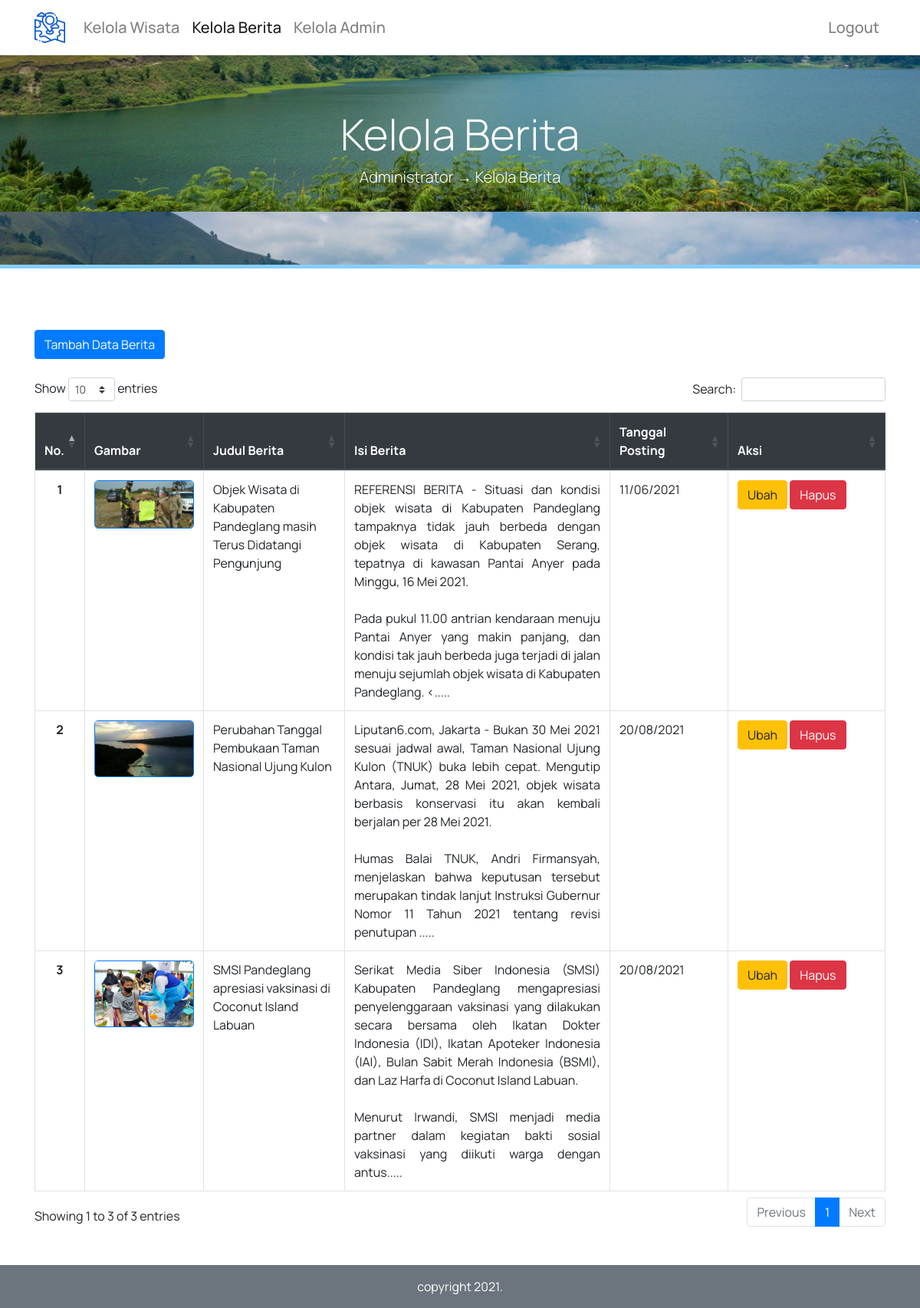
/kelola_berita.php (signed in), run on the app's committed database.
### tables this page shows
CREATE TABLE `tb_berita` (
  `id_berita` int(5) NOT NULL,
  `judul` varchar(80) NOT NULL,
  `isi` text NOT NULL,
  `tgl_posting` date NOT NULL,
  `sumber` text NOT NULL,
  `gambar` text NOT NULL,
  `keterangan_gambar` text NOT NULL,
  `id_user` int(5) NOT NULL
);

### functions.php (called while the page is built, shortened)
<?php
$conn = mysqli_connect("localhost","root","","db_giswisatapdg");
function query($query) {
    global $conn;
    $result = mysqli_query($conn, $query);
    $rows = [];
    while( $row = mysqli_fetch_assoc($result) ) {
        $rows[] = $row;
    }
    return $rows;
}
?>

### kelola_berita.php (the view, shortened to what this page needs)
<?php
require 'functions.php';
$databerita = query("SELECT * FROM tb_berita");
?>
<!doctype html>
<html lang="en">
  <head>
    <link rel="stylesheet" href="style.css" />
    <link rel="stylesheet" href="https://cdn.jsdelivr.net/npm/bootstrap@4.6.0/dist/css/bootstrap.min.css">
     <link rel="stylesheet" href="https://cdnjs.cloudflare.com/ajax/libs/twitter-bootstrap/4.5.2/css/bootstrap.css">
    <link rel="stylesheet" href="https://cdn.datatables.net/1.10.25/css/dataTables.bootstrap4.min.css">
  </head>
  <body>
    <nav class="navbar navbar-expand-lg navbar-light fixed-top shadow-sm "
    style="background-color: #ffffff" >
    <div class="container" style="font-family: 'Manrope', sans-serif;">
      <a class="navbar-brand" href="#">
      <img src="img/logo/map.png" width="40" height="40">
      </a>
      <div class="collapse navbar-collapse mt-2 mb-2 h5" id="navbarNavDropdown">
        <ul class="navbar-nav ">
        <li class="nav-item">
            <a class="nav-link " href="kelola_wisata.php">Kelola Wisata</a>
        </li>
        <li class="nav-item active">
            <a class="nav-link " href="kelola_berita.php">Kelola Berita</a>
        </li>
        <li class="nav-item">
            <a class="nav-link " href="kelola_admin.php">Kelola Admin</a>
        </li>
      </ul>
      <ul class="navbar-nav ml-auto">
        <li class="nav-item">
          <a class="nav-link" href="logout.php">Logout</a>
        </li>
      </ul>
      </div>
      </div>
    </nav>
    <div class="jumbotron jumbotron-fluid" style="height: 350px">
        <div class="container text-center text-white font-weight-bold pt-5" style="font-family: 'Manrope', sans-serif;">
            <br>
            <h1 class="display-4">Kelola Berita</h1>
            <p class="lead">Administrator → Kelola Berita</p>
        </div>
    </div>
    <section class="kelolaberita mb-5">
    <div class="container" style="font-family: 'Manrope', sans-serif;">
    <div class="row">
      <div class="col-md-12">
        <br> <br>
        <a href="tambah_berita.php" class="btn btn-primary ml-auto">Tambah Data Berita</a>
        <br><br>
        <table class="table table-bordered table-hover table-responsive-md" id="example">
          <thead class="thead-dark text-center">
            <tr>
                <th scope="col">No.</th>
                <th scope="col">Gambar</th>
                <th scope="col" style="width: 145px;">Judul Berita</th>
                <th scope="col">Isi Berita</th>
                <th scope="col" style="width: 115px;">Tanggal Posting</th>
                <th scope="col" style="width: 166px;">Aksi</th>
            </tr>
          </thead>
            <tbody>
            <?php $i = 1; ?>
            <?php foreach( $databerita as $row ) : ?>
            <tr>
                <th class="text-center" scope="row">
                    <?= $i; ?>
                </th>
                <td>
                     <img src="img/berita/<?= $row["gambar"]; ?>" width="130px" class="border border-primary rounded-lg">
                </td>
                <td>
                    <?= $row["judul"]; ?>
                </td>
                <td class="text-justify">
                    <?= substr($row["isi"], 0, 400); ?>.....
                </td>
                <td>
                    <?php
                      $tglpost = $row["tgl_posting"];
                      $tanggal = substr($tglpost,8,2);
                      $bulan   = substr($tglpost,5,2);
                      $tahun   = substr($tglpost,0,4);
                      $tglan = date($tanggal.'/'.$bulan.'/'.$tahun);
                      echo $tglan;
                    ?>
                </td>
                <td>
                    <a href="ubah_berita.php?id_berita=<?= $row["id_berita"]; ?>" class="btn btn-warning">Ubah</a>
                    <a href="hapus_berita.php?id_berita=<?= $row["id_berita"]; ?>" class="btn btn-danger" onclick="return confirm('Yakin akan menghapus data ini?');">Hapus</a>
                </td>
            </tr>
            <?php $i++; ?>
            <?php endforeach; ?>
            </tbody>
        </table>
      </div>
    </div>
    </div>
    </section>
    <footer class="text-white bg-secondary" style="font-family: 'Manrope', sans-serif;">
      <div class="container">
        <div class="row pt-3">
          <di class="col text-center">
            <p>copyright 2021.</p>
          </di>
        </div>
      </div>
    </footer>
  </body>
</html>

### style.css (style rules this page uses)
.navbar a { padding: right 5px !important; }
section { min-height: 420px; }
.jumbotron { max-height: 500px; background-image: url(img/hero/danau.jpeg); background-size: cover; background-position: 0 -210px; border-top: 5px solid salmon; border-bottom: 5px solid lightskyblue; }

### data on the page
tb_berita: gambar (picture), judul "Objek Wisata di Kabupaten Pandeglang masih Terus Didatangi Pengunjung", isi "REFERENSI BERITA - Situasi dan kondisi objek wisata di Kabupaten Pandeglang tampaknya tidak jauh berbeda dengan objek wisata di Kabupaten Serang, tepatnya di kawasan Pantai Anyer pada Minggu, 16 Mei 2021. Pada pukul 11.00 antrian kendaraan menuju Pantai Anyer yang makin panjang, dan kondisi tak jauh berbeda juga terjadi di jalan menuju sejumlah objek wisata di Kabupaten Pandeglang. <", tgl_posting "11/06/2021"
tb_berita: gambar (picture), judul "Perubahan Tanggal Pembukaan Taman Nasional Ujung Kulon", isi "Liputan6.com, Jakarta - Bukan 30 Mei 2021 sesuai jadwal awal, Taman Nasional Ujung Kulon (TNUK) buka lebih cepat. Mengutip Antara, Jumat, 28 Mei 2021, objek wisata berbasis konservasi itu akan kembali berjalan per 28 Mei 2021. Humas Balai TNUK, Andri Firmansyah, menjelaskan bahwa keputusan tersebut merupakan tindak lanjut Instruksi Gubernur Nomor 11 Tahun 2021 tentang revisi penutupan", tgl_posting "20/08/2021"
tb_berita: gambar (picture), judul "SMSI Pandeglang apresiasi vaksinasi di Coconut Island Labuan", isi "Serikat Media Siber Indonesia (SMSI) Kabupaten Pandeglang mengapresiasi penyelenggaraan vaksinasi yang dilakukan secara bersama oleh Ikatan Dokter Indonesia (IDI), Ikatan Apoteker Indonesia (IAI), Bulan Sabit Merah Indonesia (BSMI), dan Laz Harfa di Coconut Island Labuan. Menurut Irwandi, SMSI menjadi media partner dalam kegiatan bakti sosial vaksinasi yang diikuti warga dengan antus", tgl_posting "20/08/2021"
